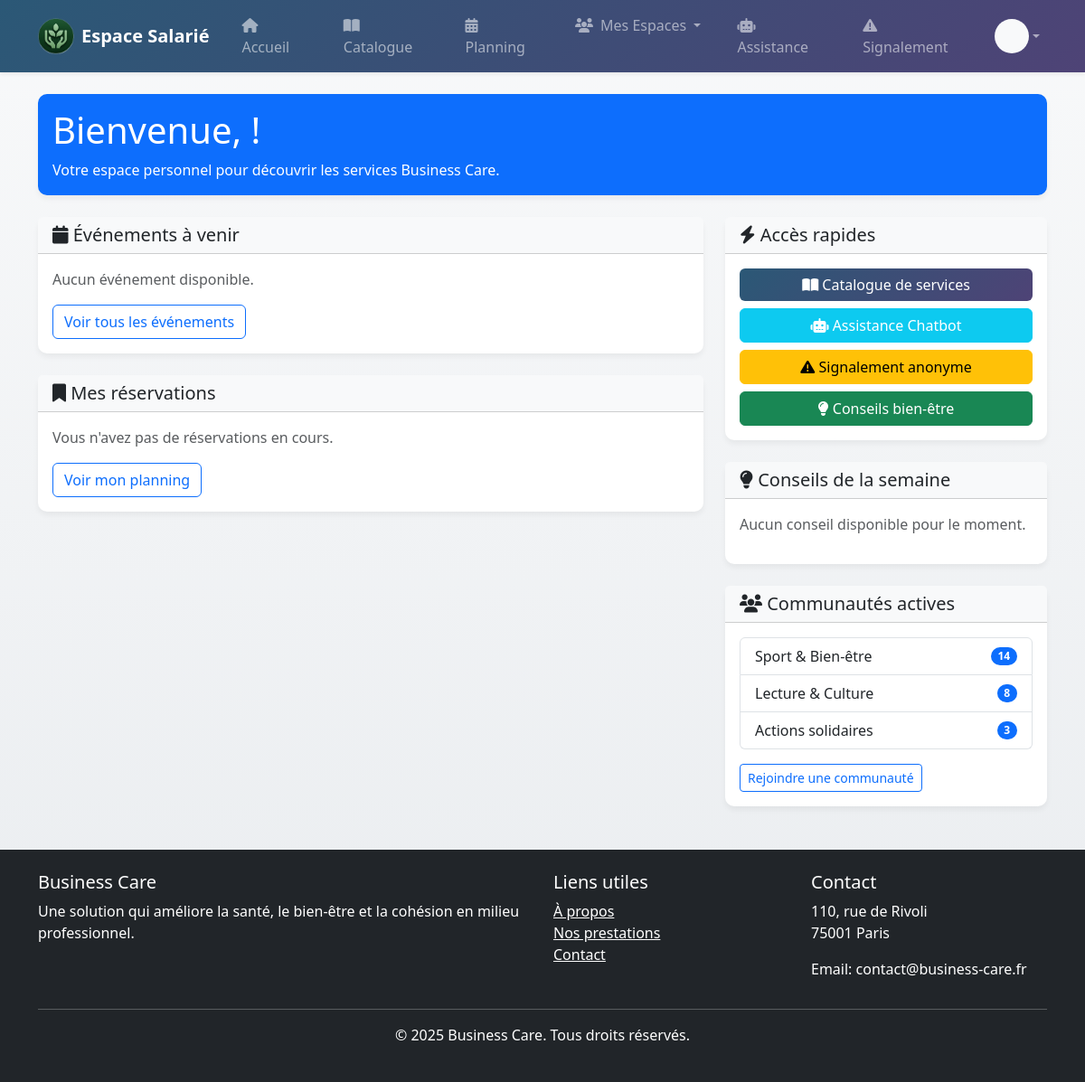
The page /Mission1/frontOffice/employee/index.php on the database as committed earlier.
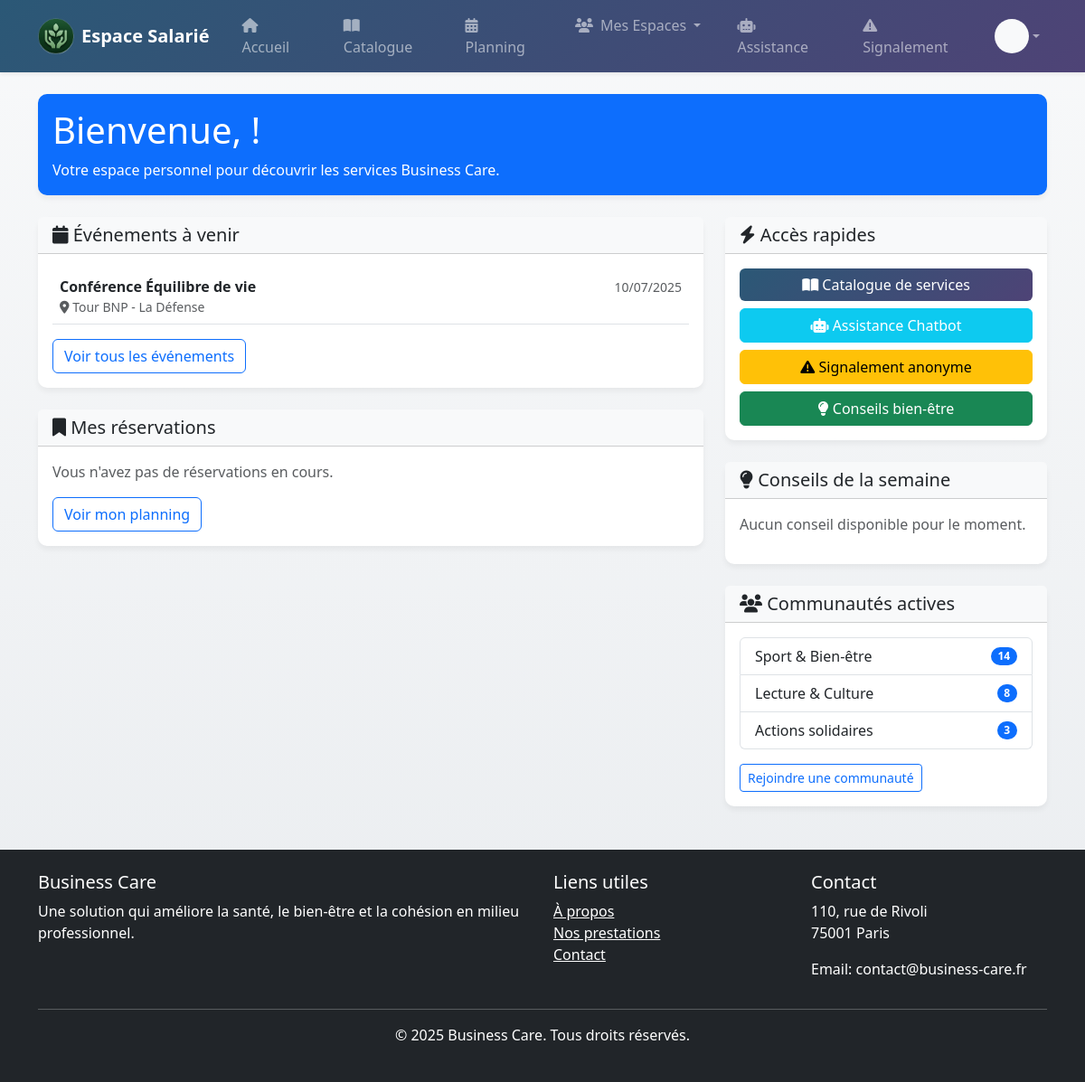
The same page on the database as committed later.
### tables this page shows
CREATE TABLE `evenements` (
  `evenement_id` int(11) NOT NULL,
  `nom` varchar(255) DEFAULT NULL,
  `date` date DEFAULT NULL,
  `lieu` varchar(255) DEFAULT NULL,
  `type` varchar(255) DEFAULT NULL,
  `statut` ENUM('en_cours', 'a_venir', 'termine') DEFAULT 'en_cours',
  `id_association` int(11)  DEFAULT NULL,
  `desactivate` boolean DEFAULT 0
);

### Mission1/api/dao/event.php (called while the page is built, shortened)
<?php
function getAllEvents($limit = null, $offset = null) {
    $db = getDatabaseConnection();
    $sql = "SELECT e.evenement_id, e.nom, e.date, e.lieu, e.type, e.statut, e.id_association, a.name as association_name
            FROM evenements e
            JOIN association a ON e.id_association = a.association_id";
    $params = [];
    $stmt = $db->prepare($sql);
    $res = $stmt->execute($params);
    if ($res) {
        return $stmt->fetchAll(PDO::FETCH_ASSOC);
    }
    return null;
}

### Mission1/frontOffice/employee/index.php (the view, shortened to what this page needs)
<?php
require_once 'includes/head.php';
include_once 'includes/header.php';
?>
<div class="container mt-4">
    <div class="row mb-4">
        <div class="col-12">
            <div class="card bg-primary text-white">
                <div class="card-body">
                    <h1 class="card-title">Bienvenue, <?php echo htmlspecialchars($_SESSION['prenom']); ?> !</h1>
                    <p class="card-text">Votre espace personnel pour découvrir les services Business Care.</p>
                </div>
            </div>
        </div>
    </div>
    <div class="row">
        <div class="col-md-8">
            <div class="card mb-4">
                <div class="card-header bg-light">
                    <h5 class="card-title mb-0"><i class="fas fa-calendar"></i> Événements à venir</h5>
                </div>
                <div class="card-body">
                    <?php
                    require_once '../../api/dao/event.php';
                    $events = getAllEvents();
                    if ($events && count($events) > 0) {
                        $today = date('Y-m-d');
                        $upcomingEvents = array_filter($events, function($event) use ($today) {
                            return $event['date'] >= $today;
                        });
                        $upcomingEvents = array_slice($upcomingEvents, 0, 3);
                        if (count($upcomingEvents) > 0) {
                            foreach ($upcomingEvents as $event) {
                                ?>
                                <div class="mb-2 p-2 border-bottom">
                                    <div class="d-flex justify-content-between align-items-center">
                                        <strong><?php echo htmlspecialchars($event['nom']); ?></strong>
                                        <small class="text-muted"><?php echo date('d/m/Y', strtotime($event['date'])); ?></small>
                                    </div>
                                    <?php if (!empty($event['lieu'])) { ?>
                                        <div class="text-muted small">
                                            <i class="fas fa-map-marker-alt"></i> <?php echo htmlspecialchars($event['lieu']); ?>
                                        </div>
                                    <?php } ?>
                                </div>
                                <?php
                            }
                        } else {
                            echo '<p class="text-muted">Aucun événement à venir pour le moment.</p>';
                        }
                    } else {
                        echo '<p class="text-muted">Aucun événement disponible.</p>';
                    }
                    ?>
                    <div class="mt-3">
                        <a href="catalogue.php" class="btn btn-outline-primary">Voir tous les événements</a>
                    </div>
                </div>
            </div>
            <div class="card mb-4">
                <div class="card-header bg-light">
                    <h5 class="card-title mb-0"><i class="fas fa-bookmark"></i> Mes réservations</h5>
                </div>
                <div class="card-body">
                    <div id="my-activities">
                    </div>
                    <div class="mt-3">
                        <a href="planning.php" class="btn btn-outline-primary">Voir mon planning</a>
                    </div>
                </div>
            </div>
        </div>
        <div class="col-md-4">
            <div class="card mb-4">
                <div class="card-header bg-light">
                    <h5 class="card-title mb-0"><i class="fas fa-bolt"></i> Accès rapides</h5>
                </div>
                <div class="card-body">
                    <div class="d-grid gap-2">
                        <a href="catalogue.php" class="btn btn-primary">
                            <i class="fas fa-book-open"></i> Catalogue de services
                        </a>
                        <a href="chatbot.php" class="btn btn-info text-white">
                            <i class="fas fa-robot"></i> Assistance Chatbot
                        </a>
                        <a href="signalement.php" class="btn btn-warning">
                            <i class="fas fa-exclamation-triangle"></i> Signalement anonyme
                        </a>
                        <a href="conseils.php" class="btn btn-success">
                            <i class="fas fa-lightbulb"></i> Conseils bien-être
                        </a>
                    </div>
                </div>
            </div>
            <div class="card mb-4">
                <div class="card-header bg-light">
                    <h5 class="card-title mb-0"><i class="fas fa-lightbulb"></i> Conseils de la semaine</h5>
                </div>
                <div class="card-body">
                    <p class="text-muted">Aucun conseil disponible pour le moment.</p>
                </div>
            </div>
            <div class="card">
                <div class="card-header bg-light">
                    <h5 class="card-title mb-0"><i class="fas fa-users"></i> Communautés actives</h5>
                </div>
                <div class="card-body">
                    <ul class="list-group">
                        <li class="list-group-item d-flex justify-content-between align-items-center">
                            Sport & Bien-être
                            <span class="badge bg-primary rounded-pill">14</span>
                        </li>
                        <li class="list-group-item d-flex justify-content-between align-items-center">
                            Lecture & Culture
                            <span class="badge bg-primary rounded-pill">8</span>
                        </li>
                        <li class="list-group-item d-flex justify-content-between align-items-center">
                            Actions solidaires
                            <span class="badge bg-primary rounded-pill">3</span>
                        </li>
                    </ul>
                    <a href="communaute.php" class="btn btn-outline-primary btn-sm mt-3">Rejoindre une communauté</a>
                </div>
            </div>
        </div>
    </div>
</div>
<?php
include 'includes/footer.php';
?>

### Mission1/frontOffice/employee/includes/head.php (shortened to what this page needs)
<!DOCTYPE html>
<html lang="fr">
<head>
    <link href="https://cdn.jsdelivr.net/npm/bootstrap@5.3.3/dist/css/bootstrap.min.css" rel="stylesheet">
    <link rel="stylesheet" href="https://cdnjs.cloudflare.com/ajax/libs/font-awesome/6.4.2/css/all.min.css">
</head>
<body>

### Mission1/frontOffice/employee/includes/header.php (shortened to what this page needs)
<header>
    <nav class="navbar navbar-expand-lg navbar-dark shadow-sm sticky-top" style="background: linear-gradient(135deg, #2b5876 0%, #4e4376 100%);">
        <div class="container">
            <a class="navbar-brand d-flex align-items-center" href="index.php">
                <img src="/data/static/logo.png" alt="Business Care" class="me-2" height="40">
                <span class="fw-bold">Espace Salarié</span>
            </a>
            <div class="collapse navbar-collapse" id="navbarNav">
                <ul class="navbar-nav me-auto">
                    <li class="nav-item">
                        <a class="nav-link px-3 rounded-pill mx-1" href="index.php">
                            <i class="fas fa-home me-1"></i> Accueil
                        </a>
                    </li>
                    <li class="nav-item">
                        <a class="nav-link px-3 rounded-pill mx-1" href="catalogue.php">
                            <i class="fas fa-book-open me-1"></i> Catalogue
                        </a>
                    </li>
                    <li class="nav-item">
                        <a class="nav-link px-3 rounded-pill mx-1" href="planning.php">
                            <i class="fas fa-calendar-alt me-1"></i> Planning
                        </a>
                    </li>
                    <li class="nav-item dropdown">
                        <a class="nav-link dropdown-toggle px-3 rounded-pill mx-1" href="#" id="espacesDropdown" role="button" data-bs-toggle="dropdown" aria-expanded="false">
                            <i class="fas fa-users me-1"></i> Mes Espaces
                        </a>
                    </li>
                    <li class="nav-item">
                        <a class="nav-link px-3 rounded-pill mx-1" href="chatbot.php">
                            <i class="fas fa-robot me-1"></i> Assistance
                        </a>
                    </li>
                    <li class="nav-item">
                        <a class="nav-link px-3 rounded-pill mx-1" href="signalement.php">
                            <i class="fas fa-exclamation-triangle me-1"></i> Signalement
                        </a>
                    </li>
                </ul>
                <ul class="navbar-nav">
                    <li class="nav-item dropdown">
                        <a class="nav-link dropdown-toggle d-flex align-items-center" href="#" id="userDropdown" role="button" data-bs-toggle="dropdown" aria-expanded="false">
                            <div class="bg-light rounded-circle text-primary fw-bold d-flex align-items-center justify-content-center" style="width: 38px; height: 38px;">
                            </div>
                        </a>
                    </li>
                </ul>
            </div>
        </div>
    </nav>
</header>
<div class="toast-container position-fixed top-0 end-0 p-3" id="notificationContainer" style="z-index: 1100;"></div>

### Mission1/frontOffice/employee/includes/footer.php
    <footer class="bg-dark text-white py-4 mt-5">
        <div class="container">
            <div class="row">
                <div class="col-md-6">
                    <h5>Business Care</h5>
                    <p>Une solution qui améliore la santé, le bien-être et la cohésion en milieu professionnel.</p>
                </div>
                <div class="col-md-3">
                    <h5>Liens utiles</h5>
                    <ul class="list-unstyled">
                        <li><a href="#" class="text-white">À propos</a></li>
                        <li><a href="#" class="text-white">Nos prestations</a></li>
                        <li><a href="#" class="text-white">Contact</a></li>
                    </ul>
                </div>
                <div class="col-md-3">
                    <h5>Contact</h5>
                    <address>
                        <p>110, rue de Rivoli<br>75001 Paris</p>
                        <p>Email: contact@business-care.fr</p>
                    </address>
                </div>
            </div>
            <hr>
            <div class="text-center">
                <p>&copy; <?php echo date('Y'); ?> Business Care. Tous droits réservés.</p>
            </div>
        </div>
    </footer>
</body>
</html>

### Mission1/frontOffice/employee/includes/header.php (style rules this page uses)
body { background: linear-gradient(to bottom, #f8f9fa, #e9ecef); min-height: 100vh; }
.card { border: none; border-radius: 10px; box-shadow: 0 4px 6px rgba(0,0,0,0.05); transition: transform 0.2s, box-shadow 0.2s; }
.btn-primary { background: linear-gradient(135deg, #2b5876 0%, #4e4376 100%); border: none; }

Rows that differ between the two databases and show on the page:
added evenements: nom "Conférence Équilibre de vie", date "10/07/2025", lieu "Tour BNP - La Défense"
Other text that changed with them:
text no longer shown: "Aucun événement disponible."
